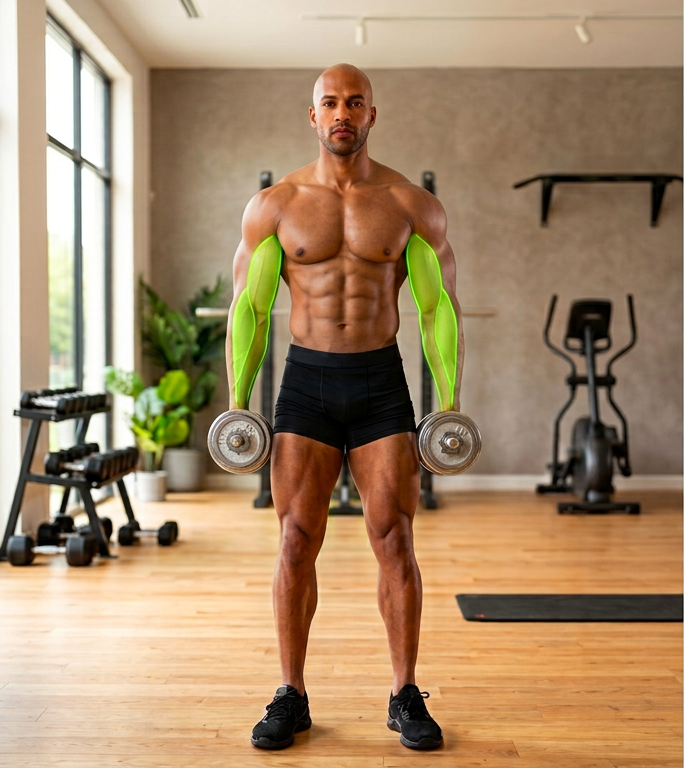
#> input picture evolution/media/refonte-photo/propositions/lot65/guides/46-bas-source.png, 684 x 768 px
$ python assemble.py
#> lines starting #> are read from the running program, lines starting #| are printed output that depends on the picture; after the words box and inside, x2 and y2 are one past the last pixel; in counts of white or black regions, pixels touching at a corner belong together
"""Build isolated proposal46. No writes to delivered media. No mirroring."""
from pathlib import Path
from PIL import Image,ImageDraw,ImageFilter,ImageFont
import numpy as np
import cv2
import json
HERE=Path(__file__).resolve().parent
R=HERE.parents[1]
P=HERE/'phases';G=HERE/'guides'
def load(p):return Image.open(p).convert('RGB')
#> returned value is the input picture: PIL image 684x768 RGB; mean R, G, B 167.1, 139.5, 107.4
def patch(base,detail,box):
    out=load(base);x,y,x2,y2=box
    im=load(detail).resize((x2-x,y2-y),Image.Resampling.LANCZOS)
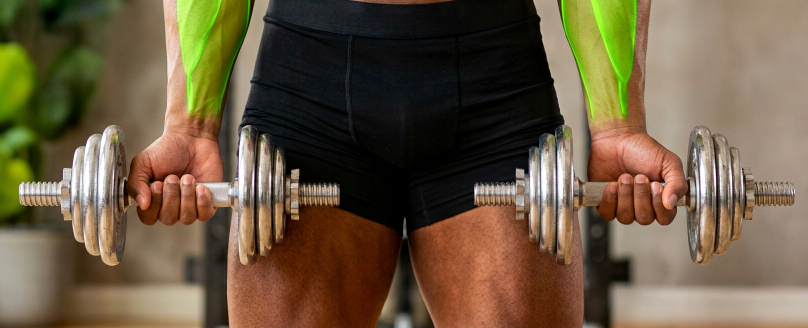
#> input picture evolution/media/refonte-photo/propositions/lot65/phases/46-bas-supination-detail.png, 1616 x 656 px (shown at 1/2 size)
#> in load, returned value is the input picture: PIL image 1616x656 RGB; mean R, G, B 106.7, 89.7, 65.3
    if y==350:
        # Inpaint old end-on discs before adding the new hand/weight foreground.
        arr=np.asarray(out).copy();erase=np.zeros(arr.shape[:2],dtype=np.uint8)
        cv2.ellipse(erase,(239,444),(36,35),0,0,360,255,-1)
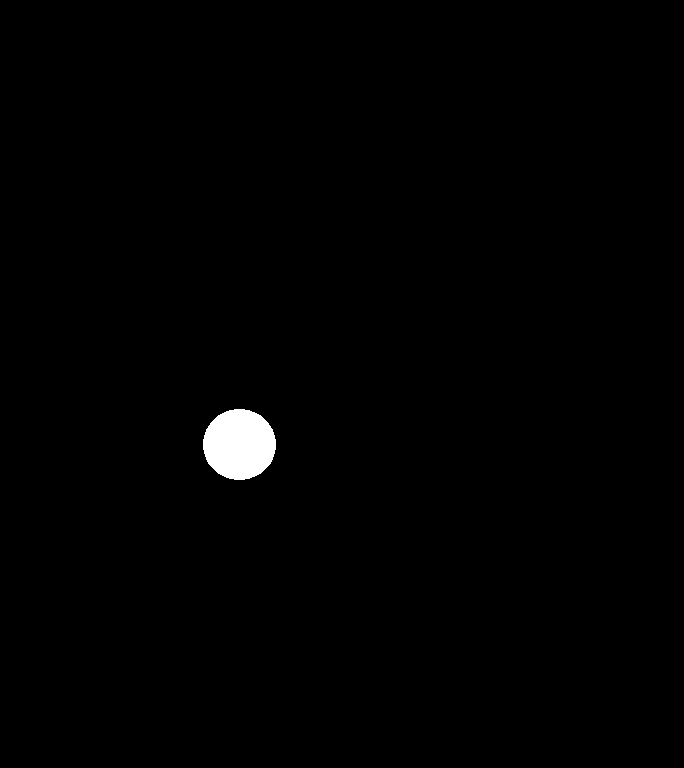
#> erase: shape (768, 684); 0.77% white; 1 white region, box (x1, y1, x2, y2) and area: (203, 409, 276, 480) 4059
        cv2.ellipse(erase,(450,444),(36,35),0,0,360,255,-1)
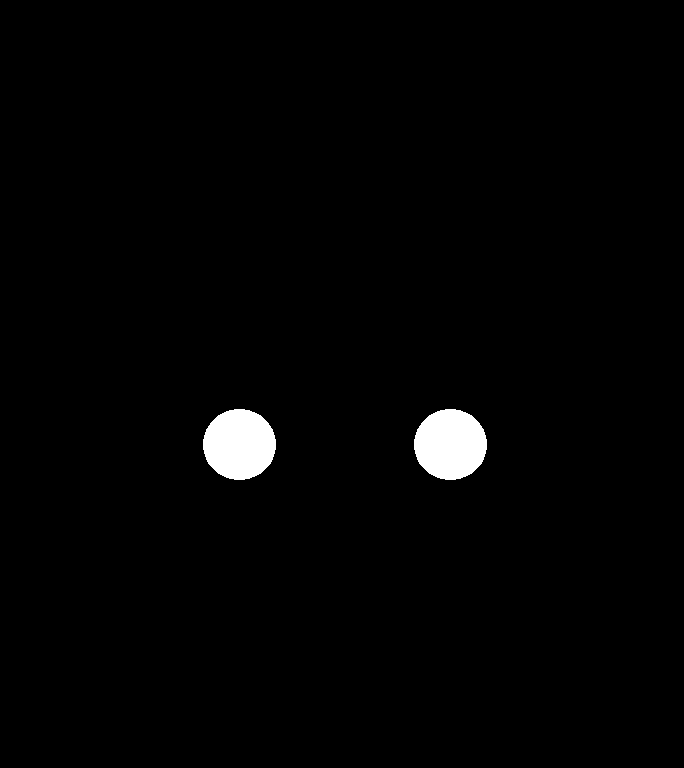
#> erase: shape (768, 684); 1.5% white; 2 white regions, box (x1, y1, x2, y2) and area: (203, 409, 276, 480) 4059, (414, 409, 487, 480) 4059
        out=Image.fromarray(cv2.inpaint(arr,erase,3,cv2.INPAINT_TELEA))
        for left,dx in [(0,-12),(170,12)]:
            part=im.crop((left,0,left+170,140));m=Image.new('L',part.size);d=ImageDraw.Draw(m)
            if left==0:
                d.ellipse((25,51,55,116),fill=255);d.ellipse((94,51,126,116),fill=255)
                d.rectangle((5,75,145,89),fill=255)
                d.polygon([(53,62),(67,49),(91,49),(97,66),(97,100),(54,100)],fill=255)
            else:
                d.ellipse((50,51,82,116),fill=255);d.ellipse((117,51,149,116),fill=255)
                d.rectangle((25,75,168,89),fill=255)
                d.polygon([(76,63),(80,49),(115,49),(120,66),(117,100),(76,100)],fill=255)
            out.paste(part,(x+left+dx,y),m.filter(ImageFilter.GaussianBlur(1)))
#> this loop made 2 passes
#> pass 1, in patch, `part = im.crop((left, 0, left + 170, 140))`:
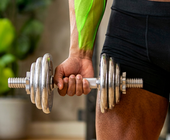
#> part: PIL image 170x140 RGB; mean R, G, B 94.4, 79.9, 53
#> after the loop:
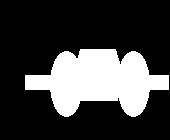
#> m: PIL image 170x140 L; 25.2% white; 1 white region, box (x1, y1, x2, y2) and area: (25, 49, 169, 117) 6002
#> after the loop:
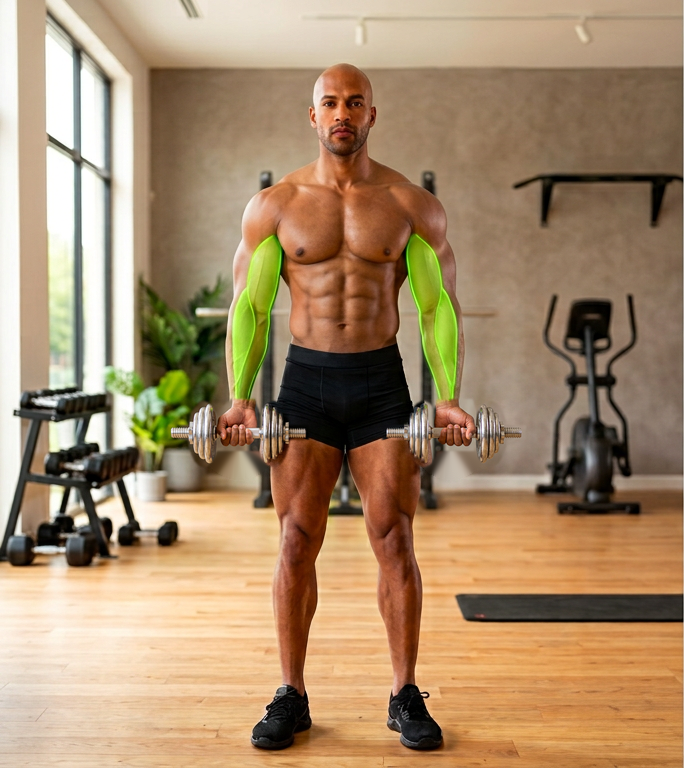
#> out: PIL image 684x768 RGB; mean R, G, B 167.5, 139.6, 107.6
    else:
        m=Image.new('L',im.size);d=ImageDraw.Draw(m)
        d.rectangle((0,0,150,112),fill=255);d.rectangle((265,0,410,112),fill=255)
        out.paste(im,(x,y),m.filter(ImageFilter.GaussianBlur(1)))
    return out
frames=[patch(G/'46-bas-source.png',P/'46-bas-supination-detail.png',(175,350,515,490)),
        load(G/'46-haut-supination.png'),
        patch(G/'46-haut-supination.png',P/'46-haut-pronation-detail.png',(140,160,550,285)),
        patch(G/'46-bas-source.png',P/'46-bas-pronation-detail.png',(175,350,515,490))]
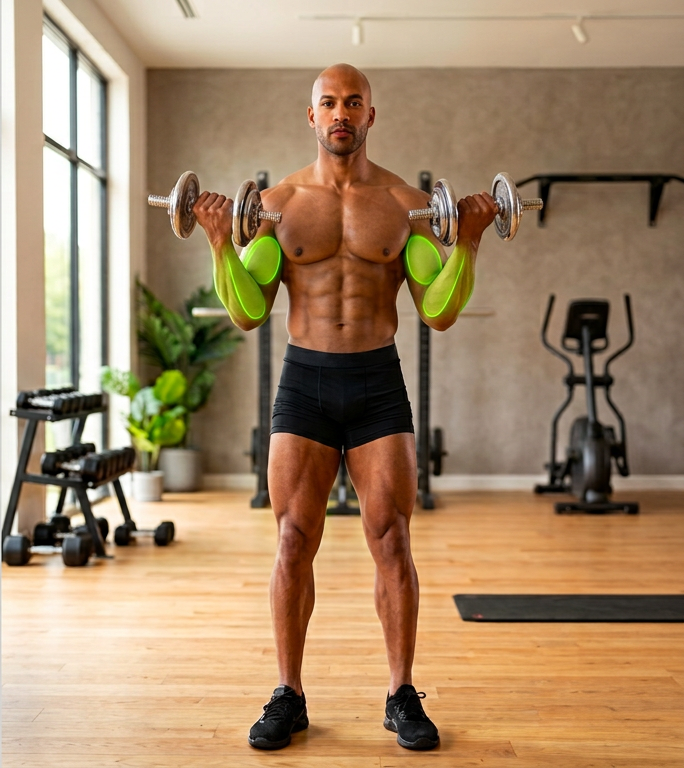
#> input picture evolution/media/refonte-photo/propositions/lot65/guides/46-haut-supination.png, 684 x 768 px
#> in load, returned value is the input picture: PIL image 684x768 RGB; mean R, G, B 164.6, 136.3, 104.8
#> (the run stopped early here; a loop or call above may not have finished)
